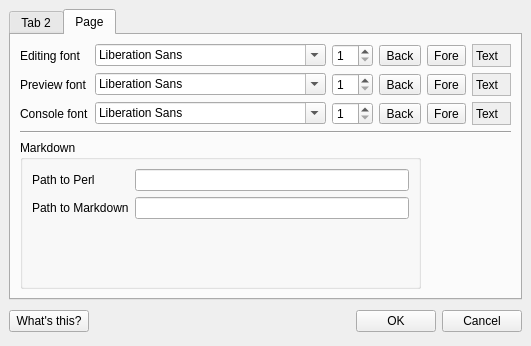
<ui version="4.0" >
 <author>Matthew J Smith (Yusuf)</author>
 <class>PrefsForm</class>
 <widget class="QDialog" name="PrefsForm" >
  <property name="geometry" >
   <rect>
    <x>0</x>
    <y>0</y>
    <width>531</width>
    <height>346</height>
   </rect>
  </property>
  <property name="sizePolicy" >
   <sizepolicy vsizetype="Fixed" hsizetype="Fixed" >
    <horstretch>0</horstretch>
    <verstretch>0</verstretch>
   </sizepolicy>
  </property>
  <property name="windowTitle" >
   <string>Preferences</string>
  </property>
  <property name="windowIcon" >
   <iconset>
    <normaloff/>
   </iconset>
  </property>
  <layout class="QVBoxLayout" >
   <property name="spacing" >
    <number>6</number>
   </property>
   <property name="margin" >
    <number>9</number>
   </property>
   <item>
    <widget class="QTabWidget" name="tabWidget" >
     <property name="currentIndex" >
      <number>1</number>
     </property>
     <widget class="QWidget" name="storageTab" >
      <attribute name="title" >
       <string>Tab 2</string>
      </attribute>
      <layout class="QGridLayout" >
       <property name="margin" >
        <number>9</number>
       </property>
       <property name="spacing" >
        <number>6</number>
       </property>
       <item row="2" column="0" colspan="2" >
        <layout class="QVBoxLayout" >
         <property name="spacing" >
          <number>6</number>
         </property>
         <property name="margin" >
          <number>0</number>
         </property>
         <item>
          <widget class="QCheckBox" name="chUseNewWindows" >
           <property name="text" >
            <string>&amp;Open entries in new windows</string>
           </property>
          </widget>
         </item>
         <item>
          <widget class="QCheckBox" name="cbPostAsSave" >
           <property name="whatsThis" >
            <string>If this is on, if you try to quit having successfully posted an entry but not saved it to disk, QTM will not prompt you to save.</string>
           </property>
           <property name="text" >
            <string>Treat &amp;posting as saving</string>
           </property>
          </widget>
         </item>
         <item>
          <widget class="QCheckBox" name="chCopyTitle" >
           <property name="text" >
            <string>Copy title when &amp;Quickposting</string>
           </property>
          </widget>
         </item>
         <item>
          <widget class="QCheckBox" name="chAllowRegexSearch" >
           <property name="whatsThis" >
            <string>Allows searching by regular expressions, a programmers' text matching code</string>
           </property>
           <property name="text" >
            <string>Enable expert search</string>
           </property>
          </widget>
         </item>
         <item>
          <widget class="QCheckBox" name="chUseMarkdown" >
           <property name="text" >
            <string>Use Markdown in Preview</string>
           </property>
          </widget>
         </item>
        </layout>
       </item>
       <item row="0" column="0" >
        <widget class="QLabel" name="label_7" >
         <property name="text" >
          <string>&amp;Directory</string>
         </property>
         <property name="buddy" >
          <cstring>leLocalDir</cstring>
         </property>
        </widget>
       </item>
       <item row="2" column="2" >
        <layout class="QVBoxLayout" >
         <property name="spacing" >
          <number>6</number>
         </property>
         <property name="margin" >
          <number>0</number>
         </property>
         <item>
          <widget class="QGroupBox" name="gbDefault" >
           <property name="title" >
            <string>Feedback defaults</string>
           </property>
           <layout class="QVBoxLayout" >
            <property name="spacing" >
             <number>6</number>
            </property>
            <property name="margin" >
             <number>9</number>
            </property>
            <item>
             <widget class="QCheckBox" name="cbAllowComments" >
              <property name="text" >
               <string>&amp;Allow comments</string>
              </property>
             </widget>
            </item>
            <item>
             <widget class="QCheckBox" name="cbAllowTB" >
              <property name="text" >
               <string>Allow &amp;Trackback</string>
              </property>
             </widget>
            </item>
           </layout>
          </widget>
         </item>
         <item>
          <spacer>
           <property name="orientation" >
            <enum>Qt::Vertical</enum>
           </property>
           <property name="sizeHint" stdset="0" >
            <size>
             <width>20</width>
             <height>31</height>
            </size>
           </property>
          </spacer>
         </item>
        </layout>
       </item>
       <item row="3" column="2" >
        <widget class="QComboBox" name="cbSTI2ClickFunction" >
         <item>
          <property name="text" >
           <string>New entry</string>
          </property>
         </item>
         <item>
          <property name="text" >
           <string>QuickPost</string>
          </property>
         </item>
        </widget>
       </item>
       <item row="3" column="0" colspan="2" >
        <widget class="QLabel" name="label_10" >
         <property name="text" >
          <string>When system-tray &amp;icon double-clicked:</string>
         </property>
         <property name="buddy" >
          <cstring>cbSTI2ClickFunction</cstring>
         </property>
        </widget>
       </item>
       <item row="1" column="2" >
        <spacer>
         <property name="orientation" >
          <enum>Qt::Horizontal</enum>
         </property>
         <property name="sizeHint" stdset="0" >
          <size>
           <width>141</width>
           <height>20</height>
          </size>
         </property>
        </spacer>
       </item>
       <item row="1" column="1" >
        <widget class="QLineEdit" name="leFileExtn" />
       </item>
       <item row="1" column="0" >
        <widget class="QLabel" name="lFileExtn" >
         <property name="text" >
          <string>File e&amp;xtension</string>
         </property>
         <property name="buddy" >
          <cstring>leFileExtn</cstring>
         </property>
        </widget>
       </item>
       <item row="0" column="2" >
        <widget class="QPushButton" name="pbBrowse" >
         <property name="enabled" >
          <bool>true</bool>
         </property>
         <property name="text" >
          <string>&amp;Browse</string>
         </property>
        </widget>
       </item>
       <item row="0" column="1" >
        <widget class="QLineEdit" name="leLocalDir" />
       </item>
      </layout>
     </widget>
     <widget class="QWidget" name="fontTab" >
      <attribute name="title" >
       <string>Page</string>
      </attribute>
      <layout class="QVBoxLayout" >
       <property name="spacing" >
        <number>6</number>
       </property>
       <property name="margin" >
        <number>9</number>
       </property>
       <item>
        <layout class="QGridLayout" >
         <property name="margin" >
          <number>0</number>
         </property>
         <property name="spacing" >
          <number>6</number>
         </property>
         <item row="0" column="1" >
          <widget class="QFontComboBox" name="fcbComposer" />
         </item>
         <item row="0" column="0" >
          <widget class="QLabel" name="label_5" >
           <property name="text" >
            <string>Editing font</string>
           </property>
          </widget>
         </item>
         <item row="1" column="0" >
          <widget class="QLabel" name="label_8" >
           <property name="text" >
            <string>Preview font</string>
           </property>
          </widget>
         </item>
         <item row="1" column="2" >
          <widget class="QSpinBox" name="sbPreview" >
           <property name="minimum" >
            <number>1</number>
           </property>
          </widget>
         </item>
         <item row="2" column="2" >
          <widget class="QSpinBox" name="sbConsole" >
           <property name="minimum" >
            <number>1</number>
           </property>
          </widget>
         </item>
         <item row="2" column="1" >
          <widget class="QFontComboBox" name="fcbConsole" />
         </item>
         <item row="2" column="0" >
          <widget class="QLabel" name="label_9" >
           <property name="text" >
            <string>Console font</string>
           </property>
          </widget>
         </item>
         <item row="1" column="1" >
          <widget class="QFontComboBox" name="fcbPreview" />
         </item>
         <item row="0" column="2" >
          <widget class="QSpinBox" name="sbComposer" >
           <property name="minimum" >
            <number>1</number>
           </property>
          </widget>
         </item>
         <item row="0" column="3" >
          <widget class="QToolButton" name="tbEditorBgColor" >
           <property name="toolTip" >
            <string>Background colour</string>
           </property>
           <property name="whatsThis" >
            <string>Background colour for the main editor</string>
           </property>
           <property name="autoFillBackground" >
            <bool>true</bool>
           </property>
           <property name="text" >
            <string>Back</string>
           </property>
          </widget>
         </item>
         <item row="1" column="3" >
          <widget class="QToolButton" name="tbPreviewBgColor" >
           <property name="toolTip" >
            <string>Background colour</string>
           </property>
           <property name="whatsThis" >
            <string>Background colour for entry preview</string>
           </property>
           <property name="autoFillBackground" >
            <bool>true</bool>
           </property>
           <property name="text" >
            <string>Back</string>
           </property>
          </widget>
         </item>
         <item row="2" column="3" >
          <widget class="QToolButton" name="tbConsoleBgColor" >
           <property name="whatsThis" >
            <string>Background colour for the console</string>
           </property>
           <property name="autoFillBackground" >
            <bool>true</bool>
           </property>
           <property name="text" >
            <string>Back</string>
           </property>
          </widget>
         </item>
         <item row="0" column="4" >
          <widget class="QToolButton" name="tbEditorFgColor" >
           <property name="toolTip" >
            <string>Foreground colour</string>
           </property>
           <property name="whatsThis" >
            <string>Foreground colour for the main editor</string>
           </property>
           <property name="autoFillBackground" >
            <bool>true</bool>
           </property>
           <property name="text" >
            <string>Fore</string>
           </property>
          </widget>
         </item>
         <item row="1" column="4" >
          <widget class="QToolButton" name="tbPreviewFgColor" >
           <property name="toolTip" >
            <string>Foreground colour</string>
           </property>
           <property name="whatsThis" >
            <string>Foreground colour for entry preview</string>
           </property>
           <property name="autoFillBackground" >
            <bool>true</bool>
           </property>
           <property name="text" >
            <string>Fore</string>
           </property>
          </widget>
         </item>
         <item row="2" column="4" >
          <widget class="QToolButton" name="tbConsoleFgColor" >
           <property name="toolTip" >
            <string>Foreground colour</string>
           </property>
           <property name="whatsThis" >
            <string>Foreground colour for the console</string>
           </property>
           <property name="autoFillBackground" >
            <bool>true</bool>
           </property>
           <property name="text" >
            <string>Fore</string>
           </property>
          </widget>
         </item>
         <item row="0" column="5" >
          <widget class="QLabel" name="lEditorExampleText" >
           <property name="sizePolicy" >
            <sizepolicy vsizetype="Preferred" hsizetype="Minimum" >
             <horstretch>0</horstretch>
             <verstretch>0</verstretch>
            </sizepolicy>
           </property>
           <property name="autoFillBackground" >
            <bool>true</bool>
           </property>
           <property name="frameShape" >
            <enum>QFrame::StyledPanel</enum>
           </property>
           <property name="text" >
            <string>Text</string>
           </property>
          </widget>
         </item>
         <item row="1" column="5" >
          <widget class="QLabel" name="lPreviewExampleText" >
           <property name="sizePolicy" >
            <sizepolicy vsizetype="Preferred" hsizetype="Minimum" >
             <horstretch>0</horstretch>
             <verstretch>0</verstretch>
            </sizepolicy>
           </property>
           <property name="autoFillBackground" >
            <bool>true</bool>
           </property>
           <property name="frameShape" >
            <enum>QFrame::StyledPanel</enum>
           </property>
           <property name="text" >
            <string>Text</string>
           </property>
          </widget>
         </item>
         <item row="2" column="5" >
          <widget class="QLabel" name="lConsoleExampleText" >
           <property name="sizePolicy" >
            <sizepolicy vsizetype="Preferred" hsizetype="Minimum" >
             <horstretch>0</horstretch>
             <verstretch>0</verstretch>
            </sizepolicy>
           </property>
           <property name="autoFillBackground" >
            <bool>true</bool>
           </property>
           <property name="frameShape" >
            <enum>QFrame::StyledPanel</enum>
           </property>
           <property name="text" >
            <string>Text</string>
           </property>
          </widget>
         </item>
         <item row="4" column="0" colspan="4" >
          <widget class="QGroupBox" name="gbMarkdown" >
           <property name="title" >
            <string>Markdown</string>
           </property>
           <layout class="QGridLayout" name="gridLayout" >
            <item row="0" column="0" >
             <widget class="QLabel" name="lPerlPath" >
              <property name="text" >
               <string>Path to Perl</string>
              </property>
              <property name="buddy" >
               <cstring>lePerlPath</cstring>
              </property>
             </widget>
            </item>
            <item row="0" column="1" >
             <widget class="QLineEdit" name="lePerlPath" >
              <property name="whatsThis" >
               <string>Markdown is written in Perl, so you may need to specify where to find Perl (on Linux and Mac, usually the path is /usr/bin/perl).  If you use a version of Markdown that's written in Python, you can specify the path to Python here instead.</string>
              </property>
             </widget>
            </item>
            <item row="1" column="0" >
             <widget class="QLabel" name="lMarkdownPath" >
              <property name="text" >
               <string>Path to Markdown</string>
              </property>
              <property name="buddy" >
               <cstring>leMarkdownPath</cstring>
              </property>
             </widget>
            </item>
            <item row="1" column="1" >
             <widget class="QLineEdit" name="leMarkdownPath" >
              <property name="whatsThis" >
               <string>Where to find the Markdown script.  Ubuntu installs it in /usr/bin but other systems may install it somewhere else.</string>
              </property>
             </widget>
            </item>
            <item row="2" column="0" >
             <spacer name="verticalSpacer" >
              <property name="orientation" >
               <enum>Qt::Vertical</enum>
              </property>
              <property name="sizeHint" stdset="0" >
               <size>
                <width>20</width>
                <height>40</height>
               </size>
              </property>
             </spacer>
            </item>
            <item row="2" column="1" >
             <spacer name="verticalSpacer_2" >
              <property name="orientation" >
               <enum>Qt::Vertical</enum>
              </property>
              <property name="sizeHint" stdset="0" >
               <size>
                <width>20</width>
                <height>40</height>
               </size>
              </property>
             </spacer>
            </item>
           </layout>
          </widget>
         </item>
         <item row="3" column="0" colspan="6" >
          <widget class="Line" name="line" >
           <property name="orientation" >
            <enum>Qt::Horizontal</enum>
           </property>
          </widget>
         </item>
        </layout>
       </item>
      </layout>
     </widget>
    </widget>
   </item>
   <item>
    <layout class="QHBoxLayout" >
     <property name="spacing" >
      <number>6</number>
     </property>
     <property name="margin" >
      <number>0</number>
     </property>
     <item>
      <widget class="QPushButton" name="pbWhatsThis" >
       <property name="text" >
        <string>What's this?</string>
       </property>
      </widget>
     </item>
     <item>
      <spacer>
       <property name="orientation" >
        <enum>Qt::Horizontal</enum>
       </property>
       <property name="sizeHint" stdset="0" >
        <size>
         <width>131</width>
         <height>31</height>
        </size>
       </property>
      </spacer>
     </item>
     <item>
      <widget class="QPushButton" name="okButton" >
       <property name="text" >
        <string>OK</string>
       </property>
      </widget>
     </item>
     <item>
      <widget class="QPushButton" name="cancelButton" >
       <property name="text" >
        <string>Cancel</string>
       </property>
      </widget>
     </item>
    </layout>
   </item>
  </layout>
 </widget>
 <tabstops>
  <tabstop>tabWidget</tabstop>
  <tabstop>leLocalDir</tabstop>
  <tabstop>pbBrowse</tabstop>
  <tabstop>leFileExtn</tabstop>
  <tabstop>chUseNewWindows</tabstop>
  <tabstop>cbPostAsSave</tabstop>
  <tabstop>chCopyTitle</tabstop>
  <tabstop>chAllowRegexSearch</tabstop>
  <tabstop>chUseMarkdown</tabstop>
  <tabstop>cbAllowComments</tabstop>
  <tabstop>cbAllowTB</tabstop>
  <tabstop>cbSTI2ClickFunction</tabstop>
  <tabstop>fcbComposer</tabstop>
  <tabstop>sbComposer</tabstop>
  <tabstop>tbEditorBgColor</tabstop>
  <tabstop>tbEditorFgColor</tabstop>
  <tabstop>fcbPreview</tabstop>
  <tabstop>sbPreview</tabstop>
  <tabstop>tbPreviewBgColor</tabstop>
  <tabstop>tbPreviewFgColor</tabstop>
  <tabstop>fcbConsole</tabstop>
  <tabstop>sbConsole</tabstop>
  <tabstop>tbConsoleBgColor</tabstop>
  <tabstop>tbConsoleFgColor</tabstop>
  <tabstop>lePerlPath</tabstop>
  <tabstop>leMarkdownPath</tabstop>
  <tabstop>pbWhatsThis</tabstop>
  <tabstop>okButton</tabstop>
  <tabstop>cancelButton</tabstop>
 </tabstops>
 <resources/>
 <connections>
  <connection>
   <sender>cancelButton</sender>
   <signal>clicked()</signal>
   <receiver>PrefsForm</receiver>
   <slot>reject()</slot>
   <hints>
    <hint type="sourcelabel" >
     <x>474</x>
     <y>319</y>
    </hint>
    <hint type="destinationlabel" >
     <x>179</x>
     <y>282</y>
    </hint>
   </hints>
  </connection>
  <connection>
   <sender>okButton</sender>
   <signal>clicked()</signal>
   <receiver>PrefsForm</receiver>
   <slot>accept()</slot>
   <hints>
    <hint type="sourcelabel" >
     <x>435</x>
     <y>344</y>
    </hint>
    <hint type="destinationlabel" >
     <x>256</x>
     <y>164</y>
    </hint>
   </hints>
  </connection>
  <connection>
   <sender>chUseMarkdown</sender>
   <signal>toggled(bool)</signal>
   <receiver>lPerlPath</receiver>
   <slot>setVisible(bool)</slot>
   <hints>
    <hint type="sourcelabel" >
     <x>163</x>
     <y>248</y>
    </hint>
    <hint type="destinationlabel" >
     <x>87</x>
     <y>186</y>
    </hint>
   </hints>
  </connection>
  <connection>
   <sender>chUseMarkdown</sender>
   <signal>toggled(bool)</signal>
   <receiver>lePerlPath</receiver>
   <slot>setVisible(bool)</slot>
   <hints>
    <hint type="sourcelabel" >
     <x>163</x>
     <y>248</y>
    </hint>
    <hint type="destinationlabel" >
     <x>278</x>
     <y>186</y>
    </hint>
   </hints>
  </connection>
  <connection>
   <sender>chUseMarkdown</sender>
   <signal>toggled(bool)</signal>
   <receiver>lMarkdownPath</receiver>
   <slot>setVisible(bool)</slot>
   <hints>
    <hint type="sourcelabel" >
     <x>163</x>
     <y>248</y>
    </hint>
    <hint type="destinationlabel" >
     <x>87</x>
     <y>215</y>
    </hint>
   </hints>
  </connection>
  <connection>
   <sender>chUseMarkdown</sender>
   <signal>toggled(bool)</signal>
   <receiver>leMarkdownPath</receiver>
   <slot>setVisible(bool)</slot>
   <hints>
    <hint type="sourcelabel" >
     <x>163</x>
     <y>248</y>
    </hint>
    <hint type="destinationlabel" >
     <x>278</x>
     <y>215</y>
    </hint>
   </hints>
  </connection>
 </connections>
</ui>
